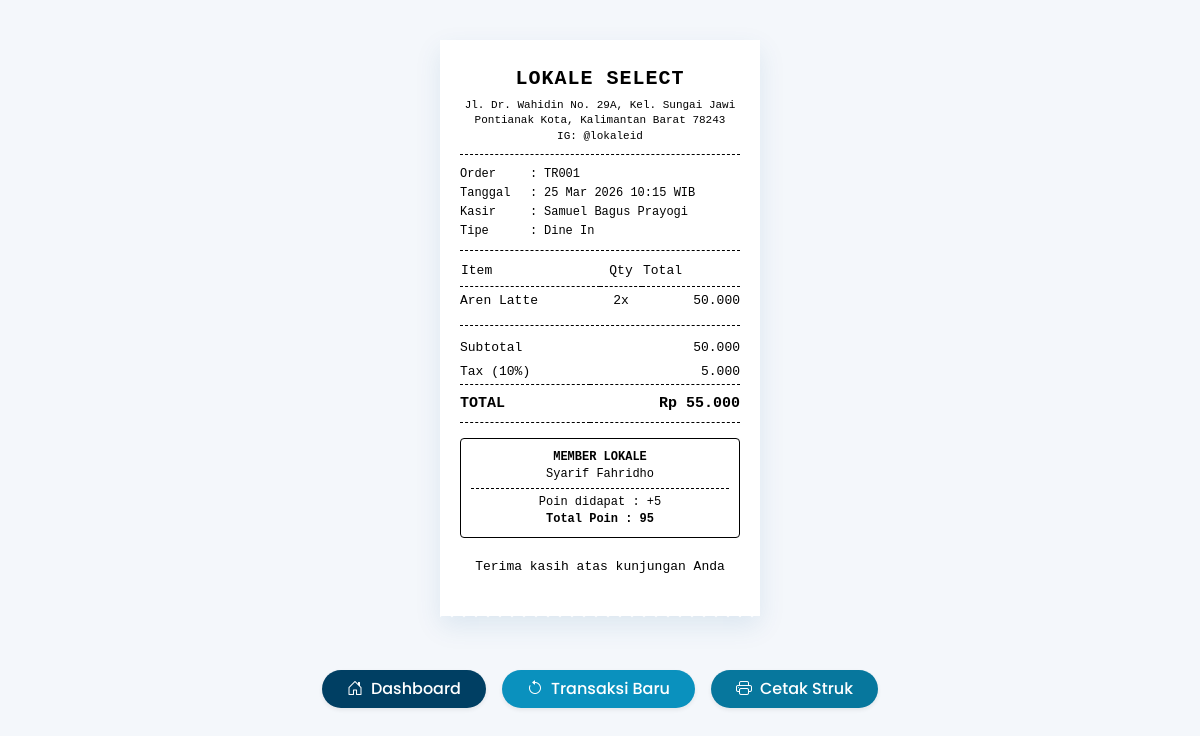
/struk.php?id=TR001, run on the app's committed database.
### tables this page shows
CREATE TABLE Transaksi (
    Id_Transaksi CHAR(5) NOT NULL PRIMARY KEY,
    Waktu_Transaksi DATETIME NOT NULL,
    Id_Kasir CHAR(5) NOT NULL,   
    Tipe_Pesanan ENUM('Dine In', 'Takeaway') NOT NULL, 
    Id_Member CHAR(5),           
    Total_Harga DECIMAL(12,2) NOT NULL,
    Nilai_Pajak DECIMAL(12,2) NOT NULL,
    Total_Akhir DECIMAL(12,2) NOT NULL,
    FOREIGN KEY (Id_Member) REFERENCES Member(Id_Member),
    FOREIGN KEY (Id_Kasir) REFERENCES Kasir(Id_Kasir)
);

CREATE TABLE Kasir (
    Id_Kasir CHAR(5) NOT NULL PRIMARY KEY,
    Nama_Kasir VARCHAR(50) NOT NULL,
    No_Telepon VARCHAR(15) NOT NULL
);

CREATE TABLE Detail_Transaksi (
    Id_Detail CHAR(5) NOT NULL PRIMARY KEY, 
    Id_Transaksi CHAR(5) NOT NULL,          
    Id_Menu CHAR(5) NOT NULL,               
    Jumlah_Beli INT NOT NULL,
    Total_Harga_Item DECIMAL(12,2),
    FOREIGN KEY (Id_Transaksi) REFERENCES Transaksi(Id_Transaksi),
    FOREIGN KEY (Id_Menu) REFERENCES Menu(Id_Menu)
);

CREATE TABLE Menu (
    Id_Menu CHAR(5) NOT NULL PRIMARY KEY,
    Kategori VARCHAR(30) NOT NULL,
    Nama_Menu VARCHAR(100) NOT NULL,
    Harga DECIMAL(12,2) NOT NULL,
    Status_Aktif TINYINT(1) DEFAULT 1
);

CREATE TABLE Member (
    Id_Member CHAR(5) NOT NULL PRIMARY KEY,
    Tgl_Daftar DATE NOT NULL,
    Nama_Member VARCHAR(100) NOT NULL,
    Nomor_HP VARCHAR(15) NOT NULL,
    Jumlah_Poin INT DEFAULT 0
);

### Public/struk.php (the view, shortened to what this page needs)
<?php
require_once '../config/database.php';
$id_transaksi = $_GET['id'];
$stmt = $conn->prepare("
    SELECT t.*, k.Nama_Kasir, m.Nama_Member, m.Jumlah_Poin
    FROM Transaksi t
    JOIN Kasir k ON t.Id_Kasir = k.Id_Kasir
    LEFT JOIN Member m ON t.Id_Member = m.Id_Member
    WHERE t.Id_Transaksi = ?
");
$stmt->execute([$id_transaksi]);
$transaksi = $stmt->fetch(PDO::FETCH_ASSOC);
$tipe_pesanan = $transaksi['Tipe_Pesanan'];
$stmt_detail = $conn->prepare("
    SELECT dt.*, m.Nama_Menu
    FROM Detail_Transaksi dt
    JOIN Menu m ON dt.Id_Menu = m.Id_Menu
    WHERE dt.Id_Transaksi = ?
");
$stmt_detail->execute([$id_transaksi]);
$details = $stmt_detail->fetchAll(PDO::FETCH_ASSOC);
$poin_baru = floor($transaksi['Total_Akhir'] / 10000);
?>
<!DOCTYPE html>
<html lang="id">
<head>
    <link href="https://cdn.jsdelivr.net/npm/bootstrap@5.3.0/dist/css/bootstrap.min.css" rel="stylesheet">
    <link rel="stylesheet" href="https://cdn.jsdelivr.net/npm/bootstrap-icons@1.10.5/font/bootstrap-icons.css">
</head>
<body>
    <div class="receipt-wrapper">
        <div class="text-center">
            <div class="store-name">LOKALE SELECT</div>
            <div class="store-info">
                Jl. Dr. Wahidin No. 29A, Kel. Sungai Jawi<br>
                Pontianak Kota, Kalimantan Barat 78243<br>
                IG: @lokaleid
            </div>
        </div>
        <div class="dashed-line"></div>
        <table class="meta-table">
            <tr>
                <td width="25%">Order</td>
                <td width="5%">:</td>
                <td width="70%"><?= htmlspecialchars($transaksi['Id_Transaksi']) ?></td>
            </tr>
            <tr>
                <td>Tanggal</td>
                <td>:</td>
                <td><?= date('d M Y H:i', strtotime($transaksi['Waktu_Transaksi'])) ?> WIB</td>
            </tr>
            <tr>
                <td>Kasir</td>
                <td>:</td>
                <td><?= htmlspecialchars($transaksi['Nama_Kasir']) ?></td>
            </tr>
            <tr>
                <td>Tipe</td>
                <td>:</td>
                <td><?= htmlspecialchars($tipe_pesanan) ?></td>
            </tr>
        </table>
        <div class="dashed-line"></div>
        <table class="item-table">
            <thead>
                <tr>
                    <th width="50%">Item</th>
                    <th width="15%" class="text-center">Qty</th>
                    <th width="35%" class="text-right">Total</th>
                </tr>
            </thead>
            <tbody>
                <?php foreach($details as $d): ?>
                <tr>
                    <td class="item-name"><?= htmlspecialchars($d['Nama_Menu']) ?></td>
                    <td class="text-center"><?= $d['Jumlah_Beli'] ?>x</td>
                    <td class="text-right"><?= number_format($d['Total_Harga_Item'], 0, ',', '.') ?></td>
                </tr>
                <?php endforeach; ?>
            </tbody>
        </table>
        <div class="dashed-line"></div>
        <table class="total-table">
            <tr>
                <td>Subtotal</td>
                <td class="text-right"><?= number_format($transaksi['Total_Harga'], 0, ',', '.') ?></td>
            </tr>
            <tr>
                <td>Tax (10%)</td>
                <td class="text-right"><?= number_format($transaksi['Nilai_Pajak'], 0, ',', '.') ?></td>
            </tr>
            <tr class="grand-total">
                <td>TOTAL</td>
                <td class="text-right">Rp <?= number_format($transaksi['Total_Akhir'], 0, ',', '.') ?></td>
            </tr>
        </table>
        <?php if($transaksi['Nama_Member']): ?>
        <div class="member-info">
            <div class="fw-bold">MEMBER LOKALE</div>
            <div><?= htmlspecialchars($transaksi['Nama_Member']) ?></div>
            <div class="dashed-line" style="margin: 5px 0;"></div>
            <div>Poin didapat  : +<?= $poin_baru ?></div>
            <div class="fw-bold">Total Poin : <?= $transaksi['Jumlah_Poin'] ?></div>
        </div>
        <?php endif; ?>
        <div class="text-center" style="margin-top: 20px;">
            <div>Terima kasih atas kunjungan Anda</div>
        </div>
    </div>
    <div class="no-print d-flex gap-3 mt-4">
        <a href="index.php" class="btn shadow-sm rounded-pill px-4 fw-medium text-white" style="background-color: #003F63;"><i class="bi bi-house-door me-2"></i>Dashboard</a>
        <a href="transaksi.php" class="btn shadow-sm rounded-pill px-4 fw-medium text-white" style="background-color: #0A91BE;"><i class="bi bi-arrow-counterclockwise me-2"></i>Transaksi Baru</a>
        <button onclick="window.print()" class="btn shadow-sm rounded-pill px-4 fw-medium text-white" style="background-color: #07779D;"><i class="bi bi-printer me-2"></i>Cetak Struk</button>
    </div>
</body>
</html>

### Public/struk.php (style rules this page uses)
body { background-color: #F4F7FB; font-family: 'Poppins', sans-serif; display: flex; flex-direction: column; align-items: center; padding: 40px 20px; }
.receipt-wrapper { width: 320px; background-color: #ffffff; padding: 25px 20px 40px; box-shadow: 0 10px 25px rgba(0, 91, 143, 0.1); position: relative; margin-bottom: 30px; font-family: 'Courier New', Courier, monospace; font-size: 13px; color: #000000; line-height: 1.4; }
.receipt-wrapper::after { content: ""; position: absolute; bottom: -6px; left: 0; right: 0; height: 6px; background-size: 12px 12px; background-image: radial-gradient(circle at 6px 6px, transparent 7px, #ffffff 8px); }
.text-center { text-align: center; }
.text-right { text-align: right; }
.fw-bold { font-weight: bold; }
.dashed-line { border-bottom: 1px dashed #000; margin: 10px 0; }
.store-name { font-size: 20px; font-weight: bold; letter-spacing: 1px; margin-bottom: 5px; }
.store-info { font-size: 11px; margin-bottom: 10px; }
.meta-table { width: 100%; margin-bottom: 10px; font-size: 12px; }
.meta-table td { padding: 1px 0; vertical-align: top; }
.item-table { width: 100%; border-collapse: collapse; margin-bottom: 5px; }
.item-table th { border-bottom: 1px dashed #000; padding-bottom: 5px; text-align: left; font-weight: normal; }
.item-table td { padding: 5px 0; vertical-align: top; }
.item-name { max-width: 140px; word-wrap: break-word; }
.total-table { width: 100%; margin-top: 5px; }
.total-table td { padding: 3px 0; }
.grand-total { font-size: 15px; font-weight: bold; border-top: 1px dashed #000; border-bottom: 1px dashed #000; }
.grand-total td { padding: 8px 0; }
.member-info { margin-top: 15px; border: 1px solid #000; padding: 10px; text-align: center; border-radius: 4px; font-size: 12px; }

### data on the page
transaksi: Id_Transaksi "TR001", Waktu_Transaksi "25 Mar 2026 10:15", Id_Kasir.Nama_Kasir "Samuel Bagus Prayogi", Tipe_Pesanan "Dine In", Total_Harga "50.000", Nilai_Pajak "5.000", Total_Akhir "55.000", Id_Member.Nama_Member "Syarif Fahridho", Total_Akhir "5", Id_Member.Jumlah_Poin "95"
detail_transaksi: Id_Menu.Nama_Menu "Aren Latte", Jumlah_Beli "2", Total_Harga_Item "50.000"
